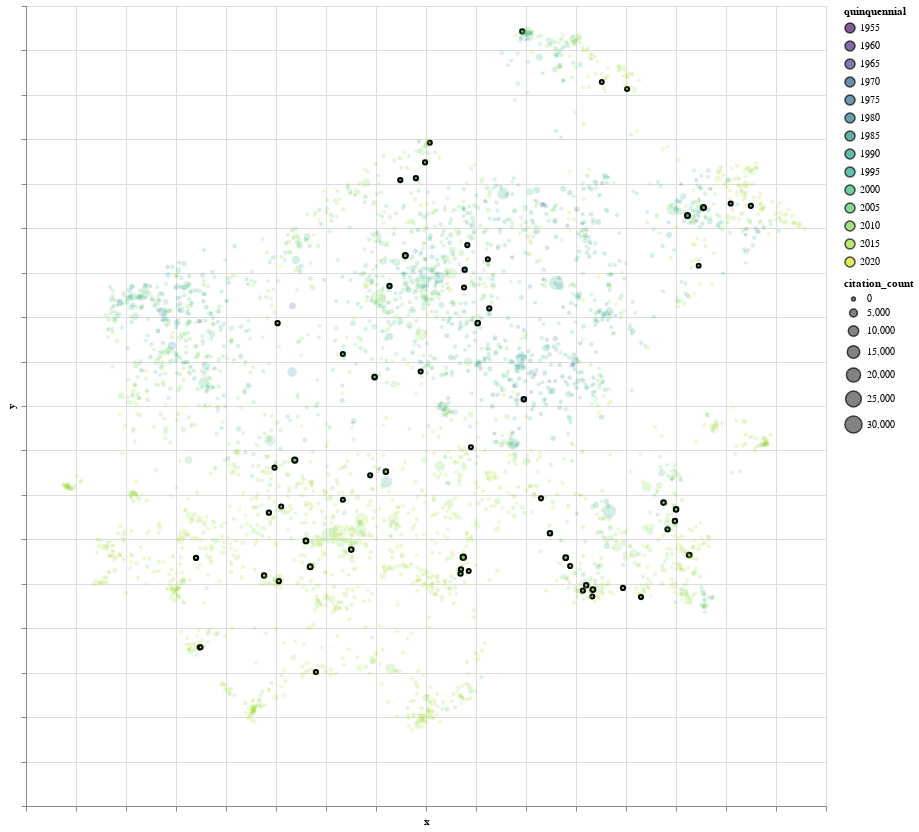

The cell this chart's notebook holds for it:
### Markdown cell above
####  Edit the `AUTHOR_FILTER` variable to full text search for authors.

### Code cell
# @title Edit the `AUTHOR_FILTER` variable to full text search for authors.

AUTHOR_FILTER = "Ng"  # @param space at the end means "word border"

### Don't ignore case when searching...
FLAGS = 0
### uncomment do ignore case
# FLAGS = re.IGNORECASE

## --- FILTER CODE.. make it your own ---
import re
data['issel'] = data['authors'].str.contains(AUTHOR_FILTER, na=False, flags=FLAGS, )
if data['issel'].mean()<0.0000000001:
  print('No match found')

## --- FROM HERE ON VIS CODE ---
alt.Chart(data[["x", "y", "authors", "title", YEAR_PERIOD, "citation_count", "issel"]], width=800,
                  height=800) \
    .mark_circle(stroke="black", strokeOpacity=1).encode(
    alt.Color(YEAR_PERIOD+':O',
              scale=alt.Scale(scheme='viridis', reverse=False),
              # legend=alt.Legend(title='Total Records')
              ),
    alt.Size('citation_count',
              scale=alt.Scale(type="pow", exponent=1, range=[15, 300])
              ),
    alt.StrokeWidth('issel:Q', scale=alt.Scale(type="linear", domain=[0,1], range=[0, 2]), legend=None),

    alt.Opacity('issel:Q', scale=alt.Scale(type="linear", domain=[0,1], range=[.2, 1]), legend=None),
    alt.X('x:Q',
        scale=alt.Scale(zero=False), axis=alt.Axis(labels=False)
    ),
    alt.Y('y:Q',
        scale=alt.Scale(zero=False), axis=alt.Axis(labels=False)
    ),
    tooltip=['title', 'authors'],
).interactive()

### Figure 1 — Vega-Lite specification as saved in the notebook (floating-point values rounded to 4 significant figures; data arrays with more than 128 entries replaced by an {"elided": "..."} marker saying what was removed)
{"config": {"view": {"continuousWidth": 400, "continuousHeight": 300}}, "data": {"name": "data-0d7f143d62134901c6b374909c3c6ae9"}, "mark": {"type": "circle", "stroke": "black", "strokeOpacity": 1}, "encoding": {"color": {"type": "ordinal", "field": "quinquennial", "scale": {"reverse": false, "scheme": "viridis"}}, "opacity": {"type": "quantitative", "field": "issel", "legend": null, "scale": {"domain": [0, 1], "range": [0.2, 1], "type": "linear"}}, "size": {"type": "quantitative", "field": "citation_count", "scale": {"exponent": 1, "range": [15, 300], "type": "pow"}}, "strokeWidth": {"type": "quantitative", "field": "issel", "legend": null, "scale": {"domain": [0, 1], "range": [0, 2], "type": "linear"}}, "tooltip": [{"type": "nominal", "field": "title"}, {"type": "nominal", "field": "authors"}], "x": {"type": "quantitative", "axis": {"labels": false}, "field": "x", "scale": {"zero": false}}, "y": {"type": "quantitative", "axis": {"labels": false}, "field": "y", "scale": {"zero": false}}}, "height": 800, "selection": {"selector005": {"type": "interval", "bind": "scales", "encodings": ["x", "y"]}}, "width": 800, "$schema": "https://vega.github.io/schema/vega-lite/v4.8.1.json", "datasets": {"data-0d7f143d62134901c6b374909c3c6ae9": {"elided": "3309 records"}}}
